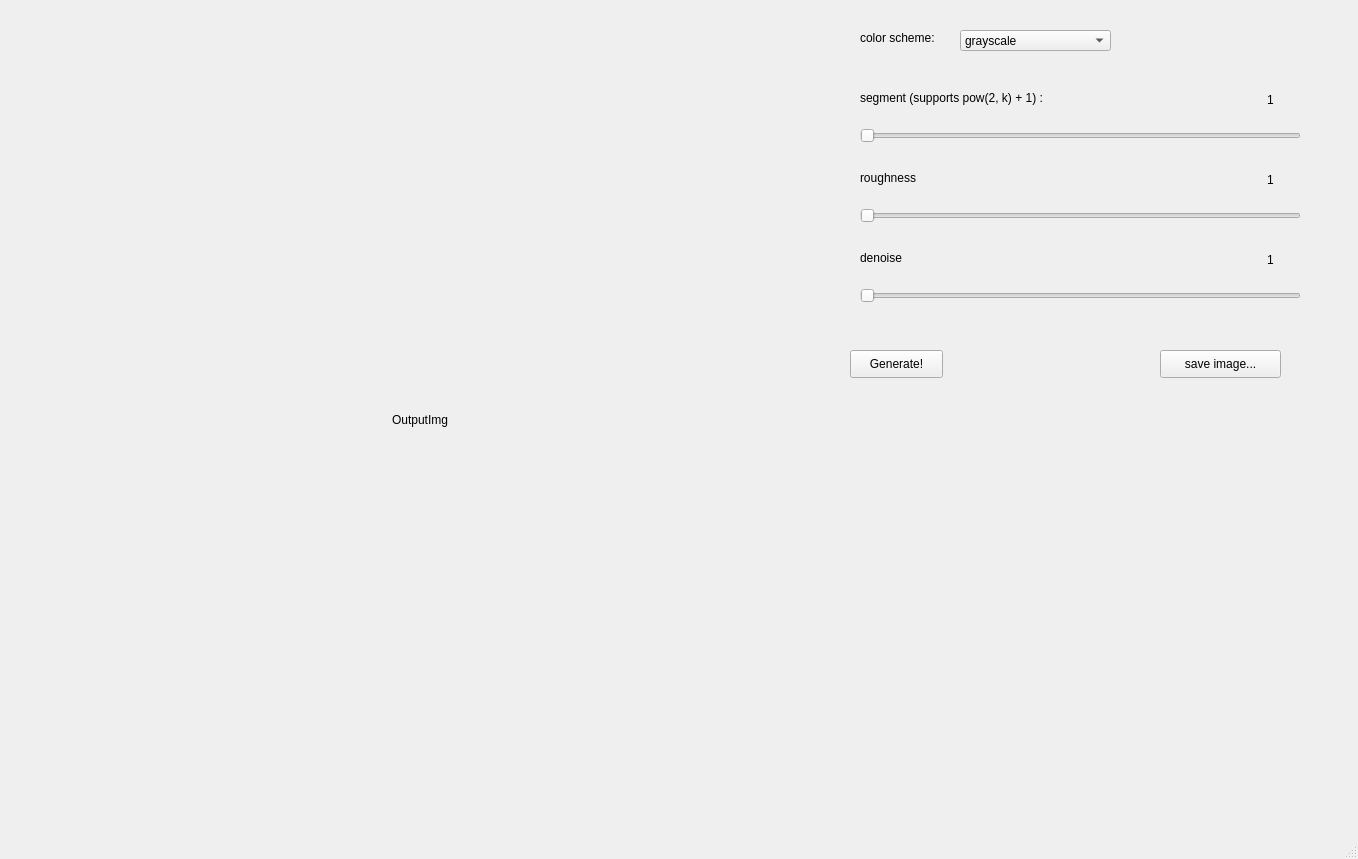
<?xml version="1.0" encoding="UTF-8"?>
<ui version="4.0">
 <class>MainWindow</class>
 <widget class="QMainWindow" name="MainWindow">
  <property name="geometry">
   <rect>
    <x>0</x>
    <y>0</y>
    <width>1358</width>
    <height>859</height>
   </rect>
  </property>
  <property name="windowTitle">
   <string>MainWindow</string>
  </property>
  <widget class="QWidget" name="centralwidget">
   <widget class="QPushButton" name="generateButton">
    <property name="geometry">
     <rect>
      <x>850</x>
      <y>350</y>
      <width>93</width>
      <height>28</height>
     </rect>
    </property>
    <property name="text">
     <string>Generate!</string>
    </property>
   </widget>
   <widget class="QLabel" name="visualLabel">
    <property name="geometry">
     <rect>
      <x>20</x>
      <y>20</y>
      <width>800</width>
      <height>800</height>
     </rect>
    </property>
    <property name="text">
     <string>OutputImg</string>
    </property>
    <property name="alignment">
     <set>Qt::AlignCenter</set>
    </property>
   </widget>
   <widget class="QSlider" name="segmentSlider">
    <property name="geometry">
     <rect>
      <x>860</x>
      <y>120</y>
      <width>441</width>
      <height>31</height>
     </rect>
    </property>
    <property name="orientation">
     <enum>Qt::Horizontal</enum>
    </property>
   </widget>
   <widget class="QLabel" name="label">
    <property name="geometry">
     <rect>
      <x>860</x>
      <y>90</y>
      <width>241</width>
      <height>16</height>
     </rect>
    </property>
    <property name="text">
     <string>segment (supports pow(2, k) + 1) : </string>
    </property>
   </widget>
   <widget class="QLabel" name="segmentLabel">
    <property name="geometry">
     <rect>
      <x>1230</x>
      <y>90</y>
      <width>81</width>
      <height>20</height>
     </rect>
    </property>
    <property name="text">
     <string>1</string>
    </property>
    <property name="alignment">
     <set>Qt::AlignCenter</set>
    </property>
   </widget>
   <widget class="QSlider" name="roughnessSlider">
    <property name="geometry">
     <rect>
      <x>860</x>
      <y>200</y>
      <width>441</width>
      <height>31</height>
     </rect>
    </property>
    <property name="orientation">
     <enum>Qt::Horizontal</enum>
    </property>
   </widget>
   <widget class="QLabel" name="label_3">
    <property name="geometry">
     <rect>
      <x>860</x>
      <y>170</y>
      <width>241</width>
      <height>16</height>
     </rect>
    </property>
    <property name="text">
     <string>roughness</string>
    </property>
   </widget>
   <widget class="QLabel" name="roughnessLabel">
    <property name="geometry">
     <rect>
      <x>1230</x>
      <y>170</y>
      <width>81</width>
      <height>20</height>
     </rect>
    </property>
    <property name="text">
     <string>1</string>
    </property>
    <property name="alignment">
     <set>Qt::AlignCenter</set>
    </property>
   </widget>
   <widget class="QComboBox" name="colorSchemeBox">
    <property name="geometry">
     <rect>
      <x>960</x>
      <y>30</y>
      <width>151</width>
      <height>21</height>
     </rect>
    </property>
    <item>
     <property name="text">
      <string>grayscale</string>
     </property>
    </item>
    <item>
     <property name="text">
      <string>normal</string>
     </property>
    </item>
   </widget>
   <widget class="QSlider" name="denoiseSlider">
    <property name="geometry">
     <rect>
      <x>860</x>
      <y>280</y>
      <width>441</width>
      <height>31</height>
     </rect>
    </property>
    <property name="orientation">
     <enum>Qt::Horizontal</enum>
    </property>
   </widget>
   <widget class="QLabel" name="denoiseLabel">
    <property name="geometry">
     <rect>
      <x>1230</x>
      <y>250</y>
      <width>81</width>
      <height>20</height>
     </rect>
    </property>
    <property name="text">
     <string>1</string>
    </property>
    <property name="alignment">
     <set>Qt::AlignCenter</set>
    </property>
   </widget>
   <widget class="QLabel" name="label_4">
    <property name="geometry">
     <rect>
      <x>860</x>
      <y>250</y>
      <width>241</width>
      <height>16</height>
     </rect>
    </property>
    <property name="text">
     <string>denoise</string>
    </property>
   </widget>
   <widget class="QLabel" name="label_5">
    <property name="geometry">
     <rect>
      <x>860</x>
      <y>30</y>
      <width>101</width>
      <height>16</height>
     </rect>
    </property>
    <property name="text">
     <string>color scheme:</string>
    </property>
   </widget>
   <widget class="QPushButton" name="saveImgButton">
    <property name="geometry">
     <rect>
      <x>1160</x>
      <y>350</y>
      <width>121</width>
      <height>28</height>
     </rect>
    </property>
    <property name="text">
     <string>save image...</string>
    </property>
   </widget>
  </widget>
  <widget class="QMenuBar" name="menubar">
   <property name="geometry">
    <rect>
     <x>0</x>
     <y>0</y>
     <width>1358</width>
     <height>26</height>
    </rect>
   </property>
  </widget>
  <widget class="QStatusBar" name="statusbar"/>
 </widget>
 <resources/>
 <connections/>
</ui>
